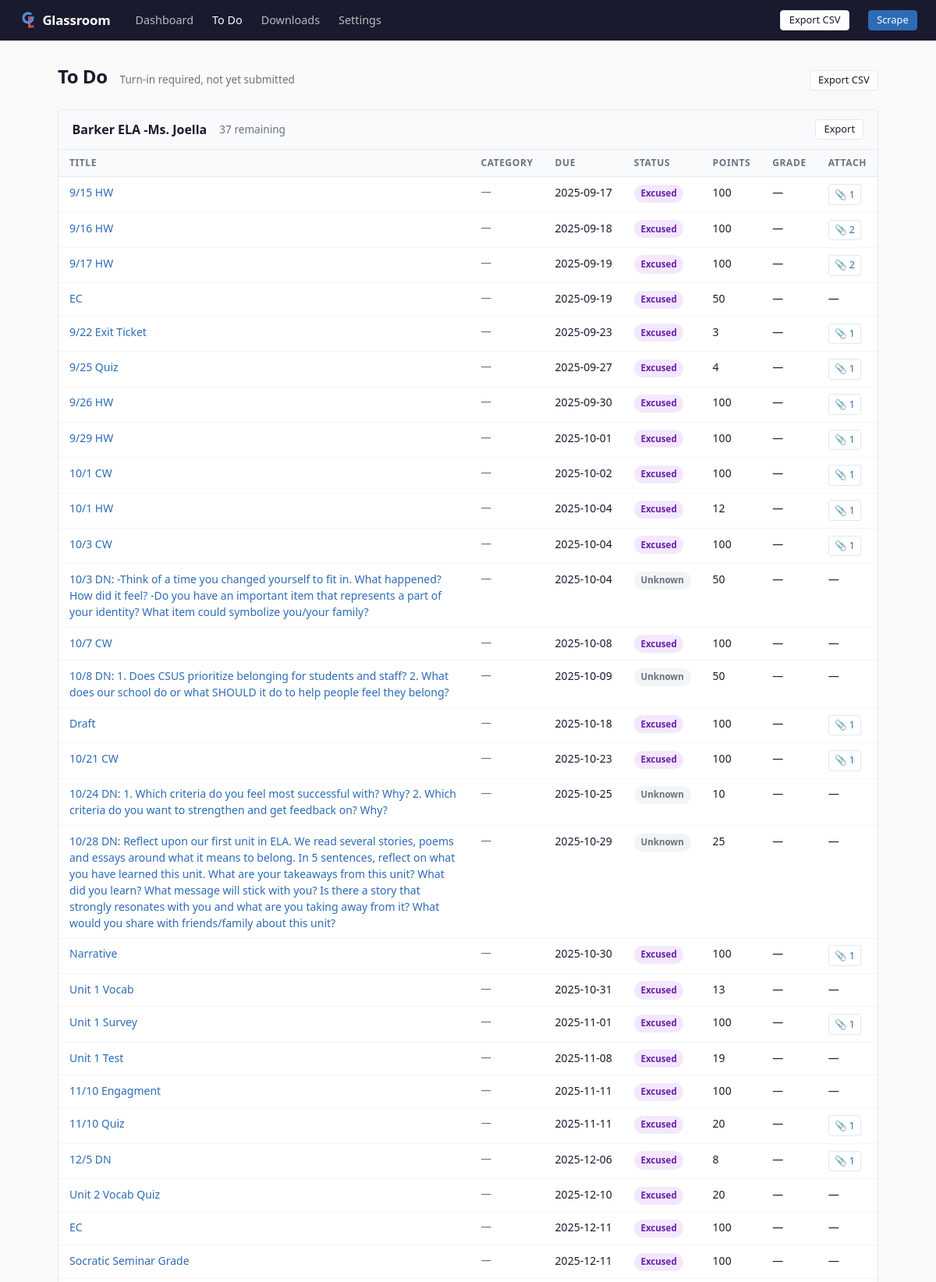
Screenshot of /todo (upper part) with the database file from the repository.
### src/models.py (models this page shows)
class Base(DeclarativeBase):
    pass

class Assignment(Base):
    __tablename__ = "assignments"
    id = Column(Integer, primary_key=True, autoincrement=True)
    assignment_url = Column(String, unique=True, nullable=False, index=True)
    class_name = Column(String, nullable=True)
    week_label = Column(String, nullable=True)
    title = Column(String, nullable=True)
    description = Column(Text, default="")
    teacher = Column(String, nullable=True)
    posted_date = Column(String, nullable=True)
    due_date = Column(String, nullable=True)
    points_possible = Column(String, nullable=True)
    category = Column(String, nullable=True)
    assignment_type = Column(String, default="Unknown")
    status = Column(String, default="Unknown")
    turn_in_required = Column(Boolean, default=False)
    grade = Column(String, nullable=True)
    attachment_links = Column(Text, default="")
    attachment_titles = Column(Text, default="")
    scraped_at = Column(String, nullable=True)
    first_seen_at = Column(String, nullable=True)
    last_modified_at = Column(String, nullable=True)
    class_priority = Column(Integer, nullable=True)
    notes = Column(Text, nullable=True)
    ai_work_type = Column(String, nullable=True)
    ai_effort_estimate = Column(String, nullable=True)
    ai_summary = Column(String, nullable=True)
    ai_notes = Column(Text, nullable=True)

### src/routes/dashboard.py (the view)
@bp.route("/todo")
def todo() -> str:
    engine = current_app.config["DB_ENGINE"]
    with get_session(engine) as session:
        assignments = (
            session.query(Assignment)
            .filter(
                Assignment.status.notin_(["Turned in", "Graded", "Done"]),
                Assignment.turn_in_required == True,  # noqa: E712
            )
            .all()
        )
    by_class: dict[str, list[Assignment]] = defaultdict(list)
    for a in assignments:
        by_class[str(a.class_name or "Unknown")].append(a)
    classes = []
    for class_name in sorted(by_class.keys()):
        rows = sorted(by_class[class_name], key=_sort_key)
        classes.append({
            "name": class_name,
            "assignments": rows,
            "stats": _class_stats(rows),
        })
    return render_template("todo.html", classes=classes)

### src/db.py (called while the page is built)
@contextmanager
def get_session(engine: Engine | None = None) -> Generator[Session, None, None]:
    eng = engine if engine is not None else get_engine()
    factory = sessionmaker(bind=eng, expire_on_commit=False)
    session: Session = factory()
    try:
        yield session
        session.commit()
    except Exception:
        session.rollback()
        raise
    finally:
        session.close()

### src/downloader.py (called while the page is built)
def attachment_type(url: str) -> str:
    if _GDOC_RE.search(url):
        return "Doc"
    if _GSLIDE_RE.search(url):
        return "Slides"
    if _GSHEET_RE.search(url):
        return "Sheet"
    if _GFORM_RE.search(url):
        return "Form"
    if _GDRIVE_RE.search(url):
        return "Drive"
    if "youtube.com" in url or "youtu.be" in url:
        return "Video"
    return "Link"

def _slugify(s: str) -> str:
    s = s.lower()
    s = re.sub(r"[^a-z0-9]+", "-", s)
    s = re.sub(r"-+", "-", s)
    return s.strip("-")

def _title_slug(s: str, max_len: int = 60) -> str:
    slug = _slugify(s)
    return slug[:max_len].rstrip("-")

def _make_pdf_filename(posted_date: str | None, title: str) -> str:
    date_part = posted_date if posted_date else "undated"
    return f"{date_part}_{_title_slug(title)}.pdf"

### src/routes/dashboard.py (called while the page is built)
def _sort_key(a: Assignment) -> tuple[str, str]:
    return (str(a.due_date or "9999-99-99"), str(a.posted_date or "9999-99-99"))

### src/templates/todo.html (shortened to what this page needs)
{% extends "base.html" %}
{% block content %}
<div class="page-header">
  <h1>To Do</h1>
  <span class="page-sub">Turn-in required, not yet submitted</span>
  <a href="/api/export/csv?view=todo" class="btn btn-secondary btn-sm no-print">Export CSV</a>
</div>
{% if not classes %}
  <div class="empty-state">
    <p>Nothing to do! All assignments are submitted or complete.</p>
  </div>
{% else %}
  {% for cls in classes %}
  <div class="card" style="margin-bottom:1rem;">
    <div class="card-header card-header-static">
      <h2>{{ cls.name }}</h2>
      <span class="text-muted text-sm">{{ cls.assignments | length }} remaining</span>
      <a href="/api/export/csv?view=todo&class={{ cls.name | urlencode }}" class="btn btn-secondary btn-sm no-print">Export</a>
    </div>
    <div class="card-body">
      <table>
        <thead>
          <tr>
            <th>Title</th>
            <th>Category</th>
            <th>Due</th>
            <th>Status</th>
            <th>Points</th>
            <th>Grade</th>
            <th>Attach</th>
          </tr>
        </thead>
        <tbody>
          {% for a in cls.assignments %}
          {% set att_count = count_attachments(a.attachment_links) %}
          <tr>
            <td><a href="{{ a.assignment_url }}" target="_blank" rel="noopener">{{ a.title or '(untitled)' }}</a></td>
            <td class="nowrap text-muted text-sm">{{ a.category or '—' }}</td>
            <td class="nowrap">{{ a.due_date or '—' }}</td>
            <td>{% include "partials/status_badge.html" %}</td>
            <td>{{ a.points_possible or '—' }}</td>
            <td>{{ a.grade or '—' }}</td>
            <td class="nowrap">
              {% if att_count %}
              <button class="attach-toggle" onclick="toggleAttach({{ a.id }})" type="button">📎 {{ att_count }}</button>
              {% else %}—{% endif %}
            </td>
          </tr>
          {% endfor %}
        </tbody>
      </table>
    </div>
  </div>
  {% endfor %}
{% endif %}
{% endblock %}

### src/templates/partials/status_badge.html
{% set s = a.status or 'Unknown' %}
{% if s == 'Assigned' %}
  <span class="badge badge-assigned">Assigned</span>
{% elif s == 'Turned in' %}
  <span class="badge badge-turned-in">Turned in</span>
{% elif s == 'Graded' %}
  <span class="badge badge-graded">Graded</span>
{% elif s == 'Done' %}
  <span class="badge badge-done">Done</span>
{% elif s == 'Missing' %}
  <span class="badge badge-missing">Missing</span>
{% elif s == 'Excused' %}
  <span class="badge badge-excused">Excused</span>
{% else %}
  <span class="badge badge-unknown">{{ s }}</span>
{% endif %}

### src/static/style.css (style rules this page uses)
:root { --blue: #4A90D9; --blue-dark: #2D6CB4; --bg: #FAFAFA; --bg-card: #FFFFFF; --text: #1A1A2E; --text-muted: #6B7280; --border: #E5E7EB; --border-light: #F3F4F6; --nav-bg: #1A1A2E; --status-assigned-bg: #FEF3C7; --status-assigned-tx: #92400E; --status-missing-bg: #FEE2E2; --status-missing-tx: #991B1B; --status-graded-bg: #D1FAE5; --status-graded-tx: #166534; --status-turned-in-bg: #DBEAFE; --status-turned-in-tx: #1E40AF; --status-unknown-bg: #F3F4F6; --status-unknown-tx: #6B7280; --status-excused-bg: #F3E8FF; --status-excused-tx: #6B21A8; --missing-accent: #D94452; --assigned-accent: #E8A838; --radius: 6px; --font: system-ui, -apple-system, BlinkMacSystemFont, "Segoe UI", sans-serif; }
*, *::before, *::after { box-sizing: border-box; }
body { margin: 0; font-family: var(--font); background: var(--bg); color: var(--text); font-size: 15px; line-height: 1.5; }
.page-header { display: flex; align-items: baseline; gap: 1rem; margin-bottom: 1.5rem; flex-wrap: wrap; }
h1 { font-size: 1.5rem; font-weight: 700; margin: 0; color: var(--text); letter-spacing: -0.02em; }
h2 { font-size: 1rem; font-weight: 600; margin: 0; }
.page-sub { font-size: 0.85rem; color: var(--text-muted); margin: 0; align-self: baseline; }
.card { background: var(--bg-card); border: 1px solid var(--border); border-radius: var(--radius); margin-bottom: 1.25rem; overflow: hidden; }
.card-header { padding: 0.75rem 1.1rem; background: #F9FAFB; border-bottom: 1px solid var(--border); display: flex; align-items: center; gap: 1rem; cursor: pointer; }
.card-header-static { cursor: default; }
.card-body { padding: 0; }
table { width: 100%; border-collapse: collapse; font-size: 0.875rem; }
thead { background: #F9FAFB; }
th { text-align: left; padding: 0.5rem 0.875rem; font-weight: 600; color: var(--text-muted); border-bottom: 1px solid var(--border); font-size: 0.75rem; text-transform: uppercase; letter-spacing: 0.05em; white-space: nowrap; }
td { padding: 0.55rem 0.875rem; border-bottom: 1px solid var(--border-light); vertical-align: top; }
a { color: var(--blue-dark); text-decoration: none; }
.badge { display: inline-block; padding: 0.15rem 0.55rem; border-radius: 999px; font-size: 0.72rem; font-weight: 600; white-space: nowrap; line-height: 1.6; }
.badge-unknown { background: var(--status-unknown-bg); color: var(--status-unknown-tx); }
.badge-excused { background: var(--status-excused-bg); color: var(--status-excused-tx); }
.btn { display: inline-block; padding: 0.35rem 0.9rem; border-radius: 4px; border: 1px solid transparent; cursor: pointer; font-size: 0.85rem; font-family: var(--font); text-decoration: none; line-height: 1.4; transition: background 0.1s; }
.btn-secondary { background: var(--bg-card); color: var(--text); border-color: var(--border); }
.btn-sm { padding: 0.2rem 0.65rem; font-size: 0.8rem; }
.text-muted { color: var(--text-muted); }
.text-sm { font-size: 0.85rem; }
.nowrap { white-space: nowrap; }
.attach-toggle { background: none; border: 1px solid var(--border); cursor: pointer; font-size: 0.78rem; color: var(--blue-dark); padding: 0.15rem 0.45rem; border-radius: 3px; white-space: nowrap; font-family: var(--font); line-height: 1.6; }

### rows the page displays
Assignment: name "Barker ELA -Ms. Joella", assignments|length "37"
Assignment: title "9/15 HW", category "—", due_date "2025-09-17", status "Excused", points_possible "100", grade "—", turn_in_required "1"
Assignment: title "9/16 HW", category "—", due_date "2025-09-18", status "Excused", points_possible "100", grade "—", att_count "2"
Assignment: title "9/17 HW", category "—", due_date "2025-09-19", status "Excused", points_possible "100", grade "—", att_count "2"
Assignment: title "EC", category "—", due_date "2025-09-19", status "Excused", points_possible "50", grade "—"
Assignment: title "9/22 Exit Ticket", category "—", due_date "2025-09-23", status "Excused", points_possible "3", grade "—", turn_in_required "1"
Assignment: title "9/25 Quiz", category "—", due_date "2025-09-27", status "Excused", points_possible "4", grade "—", turn_in_required "1"
Assignment: title "9/26 HW", category "—", due_date "2025-09-30", status "Excused", points_possible "100", grade "—", turn_in_required "1"
Assignment: title "9/29 HW", category "—", due_date "2025-10-01", status "Excused", points_possible "100", grade "—", turn_in_required "1"
Assignment: title "10/1 CW", category "—", due_date "2025-10-02", status "Excused", points_possible "100", grade "—", turn_in_required "1"
Assignment: title "10/1 HW", category "—", due_date "2025-10-04", status "Excused", points_possible "12", grade "—", turn_in_required "1"
Assignment: title "10/3 CW", category "—", due_date "2025-10-04", status "Excused", points_possible "100", grade "—", turn_in_required "1"
Assignment: title "10/3 DN: -Think of a time you changed yourself to fit in. What happened? How did it feel? -Do you have an important item that represents a part of your identity? What item could symbolize you/your family?", category "—", due_date "2025-10-04", status "Unknown", points_possible "50", grade "—"
Assignment: title "10/7 CW", category "—", due_date "2025-10-08", status "Excused", points_possible "100", grade "—"
Assignment: title "10/8 DN: 1. Does CSUS prioritize belonging for students and staff? 2. What does our school do or what SHOULD it do to help people feel they belong?", category "—", due_date "2025-10-09", status "Unknown", points_possible "50", grade "—"
Assignment: title "Draft", category "—", due_date "2025-10-18", status "Excused", points_possible "100", grade "—", turn_in_required "1"
Assignment: title "10/21 CW", category "—", due_date "2025-10-23", status "Excused", points_possible "100", grade "—", turn_in_required "1"
Assignment: title "10/24 DN: 1. Which criteria do you feel most successful with? Why? 2. Which criteria do you want to strengthen and get feedback on? Why?", category "—", due_date "2025-10-25", status "Unknown", points_possible "10", grade "—"
Assignment: title "10/28 DN: Reflect upon our first unit in ELA. We read several stories, poems and essays around what it means to belong. In 5 sentences, reflect on what you have learned this unit. What are your takeaways from this unit? What did you learn? What message will stick with you? Is there a story that strongly resonates with you and what are you taking away from it? What would you share with friends/family about this unit?", category "—", due_date "2025-10-29", status "Unknown", points_possible "25", grade "—"
Assignment: title "Narrative", category "—", due_date "2025-10-30", status "Excused", points_possible "100", grade "—", turn_in_required "1"
Assignment: title "Unit 1 Vocab", category "—", due_date "2025-10-31", status "Excused", points_possible "13", grade "—"
Assignment: title "Unit 1 Survey", category "—", due_date "2025-11-01", status "Excused", points_possible "100", grade "—", turn_in_required "1"
Assignment: title "Unit 1 Test", category "—", due_date "2025-11-08", status "Excused", points_possible "19", grade "—"
Assignment: title "11/10 Engagment", category "—", due_date "2025-11-11", status "Excused", points_possible "100", grade "—"
Assignment: title "11/10 Quiz", category "—", due_date "2025-11-11", status "Excused", points_possible "20", grade "—", turn_in_required "1"
Assignment: title "12/5 DN", category "—", due_date "2025-12-06", status "Excused", points_possible "8", grade "—", turn_in_required "1"
Assignment: title "Unit 2 Vocab Quiz", category "—", due_date "2025-12-10", status "Excused", points_possible "20", grade "—"
Assignment: title "EC", category "—", due_date "2025-12-11", status "Excused", points_possible "100", grade "—"
Assignment: title "Socratic Seminar Grade", category "—", due_date "2025-12-11", status "Excused", points_possible "100", grade "—"
